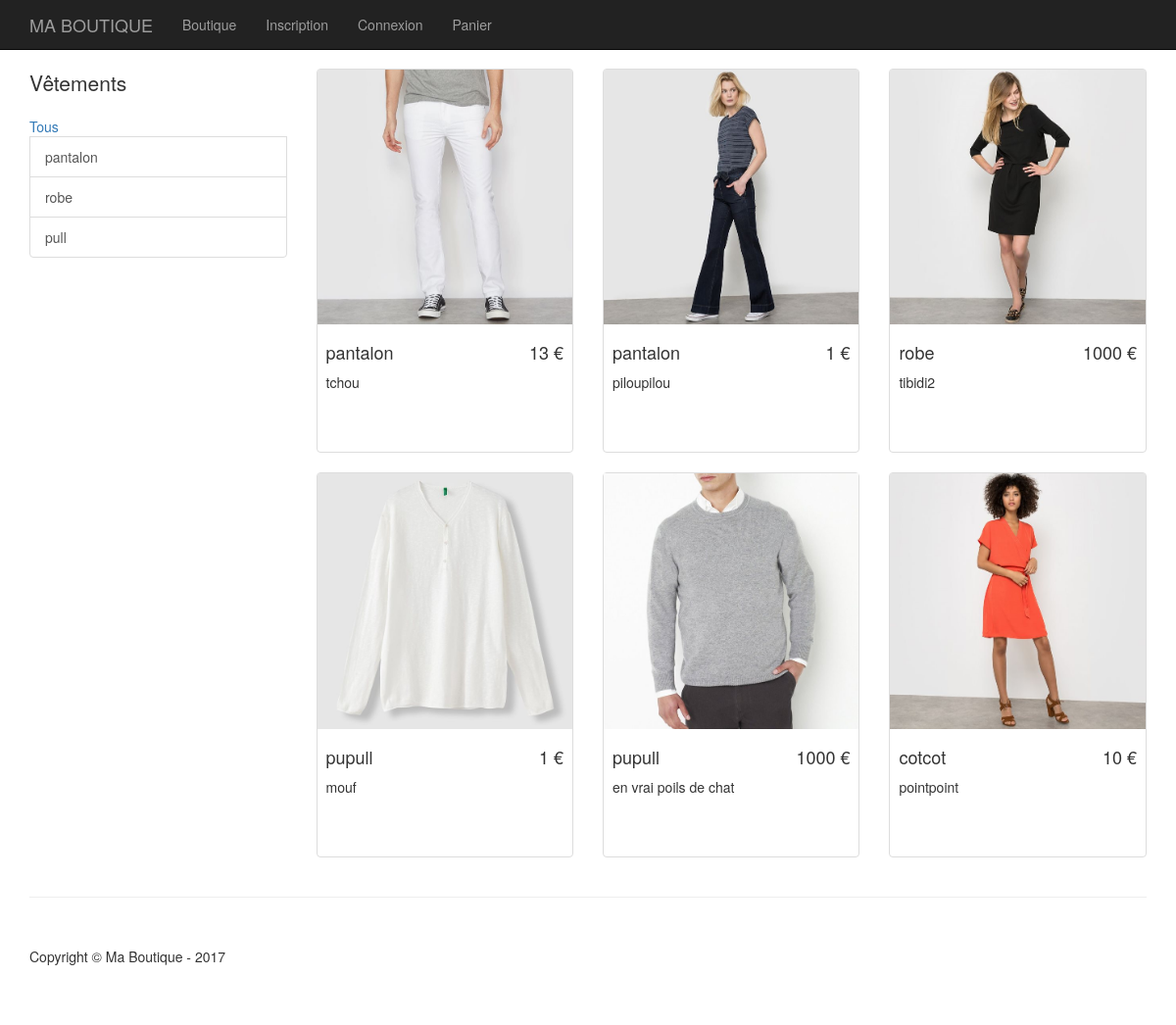
The page /boutique.php on the database its author committed.
### tables this page shows
CREATE TABLE `produit` (
  `id_produit` int(3) NOT NULL,
  `reference` varchar(20) NOT NULL,
  `categorie` varchar(20) NOT NULL,
  `titre` varchar(100) NOT NULL,
  `description` text NOT NULL,
  `couleur` varchar(20) NOT NULL,
  `taille` varchar(5) NOT NULL,
  `public` enum('m','f','mixte') NOT NULL,
  `photo` varchar(250) NOT NULL,
  `prix` int(3) NOT NULL,
  `stock` int(3) NOT NULL
);

### inc/fonction.inc.php (called while the page is built, shortened)
<?php
function internauteEstConnecte(){
    if(isset($_SESSION['membre'])){
        return true;
    } else {
        return false;
    }
}
function executeRequete($req, $param = array()){
global $pdo;
$r = $pdo->prepare($req);
$succes = $r->execute($param);
return $r;
}

### inc/init.inc.php (called while the page is built, shortened)
<?php
$pdo = new PDO('mysql:host=localhost;dbname=site', 'root', '', array(PDO::ATTR_ERRMODE => PDO::ERRMODE_WARNING, PDO::MYSQL_ATTR_INIT_COMMAND => 'SET NAMES utf8'));
$contenu_gauche = '';
$contenu_droite = '';
require_once('fonction.inc.php');

### boutique.php (the view, shortened to what this page needs)
<?php
require_once('inc/init.inc.php');
$categories = executeRequete("SELECT DISTINCT categorie FROM produit");
$contenu_gauche .= '<p class="lead">Vêtements</p>';
$contenu_gauche .= '<div class="list-group">';
    $contenu_gauche .= '<a href="?categorie=all"> Tous </a>';
while($cat = $categories->fetch(PDO::FETCH_ASSOC)){
    $contenu_gauche .= '<a href="?categorie='. $cat['categorie'] .'" class="list-group-item">'. $cat['categorie'] .'</a>';
}
$contenu_gauche .= '</div>';
if(isset($_GET['categorie']) && $_GET['categorie'] != 'all'){
    $donnees = executeRequete("SELECT * FROM produit WHERE categorie = :categorie", array(':categorie' => $_GET['categorie']));
} else {
    $donnees = executeRequete("SELECT * FROM produit");
}
while($produit = $donnees->fetch(PDO::FETCH_ASSOC)){
    $contenu_droite .= '<div class="col-sm-4 col-lg-4 col-md-4">';
        $contenu_droite .= '<div class="thumbnail">';
            $contenu_droite .='<a href="fiche_produit.php?id_produit='. $produit['id_produit'] .'"><img src="'. $produit['photo'] .'" width="130" height="100"></a>';
            $contenu_droite .= '<div class="caption">';
                $contenu_droite .= '<h4 class="pull-right">'. $produit['prix'] .' €</h4>';
                $contenu_droite .= '<h4>'. $produit['titre'] .'</h4>';
                $contenu_droite .= '<p>'. $produit['description'] .'</p>';
            $contenu_droite .= '</div>';
        $contenu_droite .= '</div>';
    $contenu_droite .= '</div>';
}
require_once 'inc/haut.inc.php';
?>
    <div class="row">
       <div class="col-md-3">
           <?php echo $contenu_gauche; ?>
       </div>
        <div class="col-md-9">
            <div class="row">
                <?php echo $contenu_droite; ?>
            </div>
        </div>
    </div>
<?php
require_once 'inc/bas.inc.php';

### inc/haut.inc.php (shortened to what this page needs)
<!DOCTYPE html>
<html>
<head>
    <link href="<?php echo RACINE_SITE . 'inc/css/bootstrap.min.css'; ?>" rel="stylesheet">
    <link rel="stylesheet" href="<?php echo RACINE_SITE . 'inc/css/shop-homepage.css';?>">
   <link rel="stylesheet" href="<?php echo RACINE_SITE . 'inc/css/portfolio-item.css'; ?>">
</head>
<body>
    <nav class="navbar navbar-inverse navbar-fixed-top" role="navigation">
        <div class="container">
            <div class="navbar-header">
				<a class="navbar-brand" href="<?php echo RACINE_SITE . 'boutique.php'; ?>">MA BOUTIQUE</a>
		   </div>
            <div class="collapse navbar-collapse" id="bs-example-navbar-collapse-1">
                <ul class="nav navbar-nav">
					<?php
                    echo '<li><a href="'. RACINE_SITE . 'boutique.php">Boutique</a></li>';
                    if(internauteEstConnecte()){
                        echo '<li><a href="'. RACINE_SITE . 'profil.php">Profil</a></li>';
                        echo '<li><a href="'. RACINE_SITE . 'connexion.php?action=deconnexion">Se déconnecter</a></li>';
                    } else {
                        echo '<li><a href="'. RACINE_SITE . 'inscription.php">Inscription</a></li>';
                        echo '<li><a href="'. RACINE_SITE . 'connexion.php">Connexion</a></li>';
                    }
                    echo '<li><a href="'. RACINE_SITE . 'panier.php">Panier</a></li>';
                    ?>
                </ul>
            </div>
        </div>
    </nav>
    <div class="container" style="min-height: 80vh;">

### inc/bas.inc.php
     </div>
    <div class="container">
        <hr>
        <footer>
            <div class="row">
                <div class="col-lg-12">
                    <p>Copyright &copy; Ma Boutique - 2017</p>
                </div>
            </div>
        </footer>
    </div>
</body>
</html>

### inc/css/shop-homepage.css (style rules this page uses)
body { padding-top: 70px; }
.caption { height: 130px; overflow: hidden; }
.caption h4 { white-space: nowrap; }
.thumbnail img { width: 100%; }
.thumbnail { padding: 0; }
footer { margin: 50px 0; }

### inc/css/portfolio-item.css (style rules this page uses)
body { padding-top: 70px; }
footer { margin: 50px 0; }

### rows shown on the page
produit: photo (picture), prix "13", titre "pantalon", description "tchou"
produit: photo (picture), prix "1", titre "pantalon", description "piloupilou"
produit: photo (picture), prix "1000", titre "robe", description "tibidi2"
produit: photo (picture), prix "1", titre "pupull", description "mouf"
produit: photo (picture), prix "1000", titre "pupull", description "en vrai poils de chat"
produit: photo (picture), prix "10", titre "cotcot", description "pointpoint"

### other values the page prints
$cat['categorie'] "pantalon"
$cat['categorie'] "robe"
$cat['categorie'] "pull"
